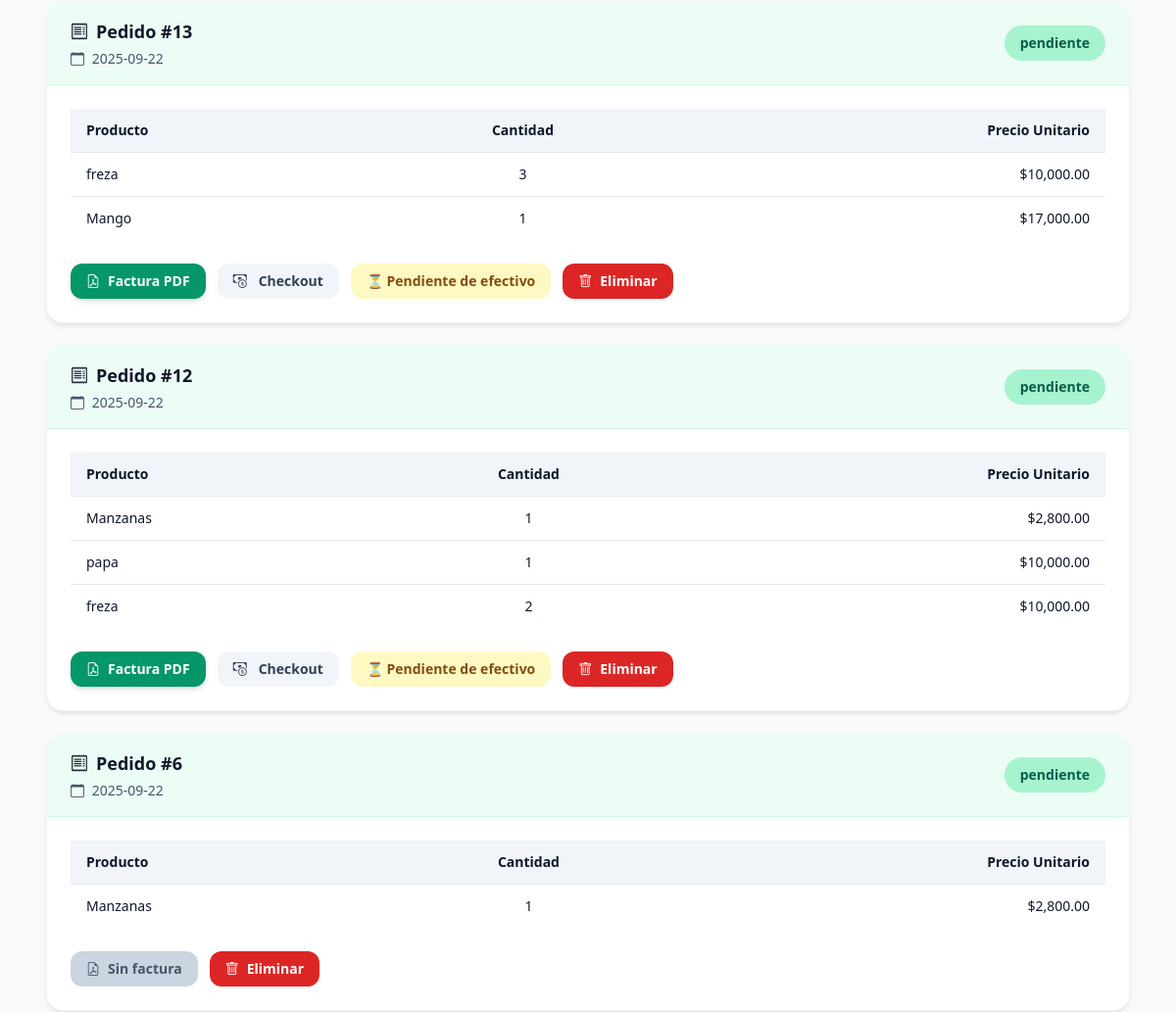
The app's page /view/historialpedidos.php (signed in, middle part), older data.
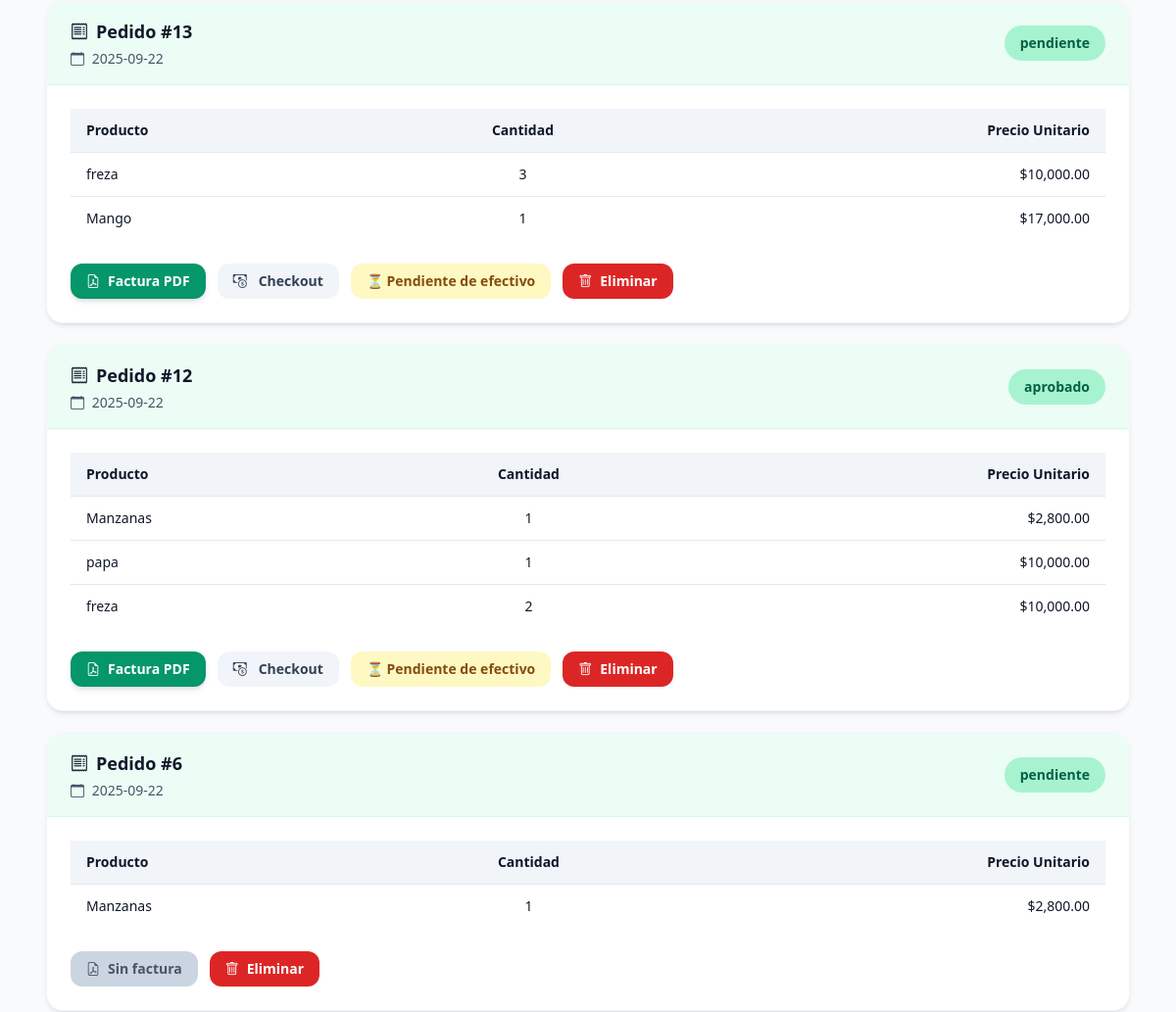
The same page, newer data.
### tables this page shows
CREATE TABLE `pedidos` (
  `id_pedido` int(11) NOT NULL,
  `id_usuario` int(10) DEFAULT NULL,
  `fecha` date DEFAULT NULL,
  `estado` varchar(50) DEFAULT NULL,
  `id_detalle` int(10) DEFAULT NULL
);

CREATE TABLE `pagos` (
  `id_pago` int(11) NOT NULL,
  `id_venta` int(10) DEFAULT NULL,
  `proveedor` varchar(50) DEFAULT NULL,
  `transaccion_id` varchar(100) DEFAULT NULL,
  `monto` int(20) DEFAULT NULL,
  `moneda` varchar(50) DEFAULT NULL,
  `estado` varchar(20) NOT NULL,
  `metodo` varchar(20) DEFAULT NULL,
  `id_pedido` int(11) NOT NULL,
  `preference_id` varchar(100) DEFAULT NULL,
  `fecha_pago` datetime DEFAULT NULL
);

### view/historialpedidos.php (the view, shortened to what the changed rows need)
<?php
require_once '../config/database.php';
$user_id_usuario = $_SESSION['user_id_usuario'];
$stmt = $pdo->prepare('SELECT id_pedido, fecha, estado FROM pedidos WHERE id_usuario = ? ORDER BY fecha DESC');
$stmt->execute([$user_id_usuario]);
$pedidos = $stmt->fetchAll(PDO::FETCH_ASSOC);
?>
<!DOCTYPE html>
<html lang="es">
<head>
    <script src="https://cdn.tailwindcss.com"></script>
    <link rel="stylesheet" href="https://cdn.jsdelivr.net/npm/bootstrap-icons@1.11.3/font/bootstrap-icons.min.css">
</head>
<body class="bg-slate-50 text-slate-900">
    <?php include '../navbar.php'; ?>
    <div class="mx-auto max-w-6xl px-6 py-12">
        <?php if (count($pedidos) === 0): ?>
            <div class="rounded-2xl bg-white shadow-lg ring-1 ring-slate-100 p-8 text-center">
                <i class="bi bi-inbox text-6xl text-slate-300 mb-4 block"></i>
                <p class="text-lg text-slate-600">No tienes pedidos registrados.</p>
            </div>
        <?php else: ?>
            <div class="space-y-6">
                <?php foreach ($pedidos as $pedido): ?>
                    <div class="rounded-2xl bg-white shadow-md ring-1 ring-slate-100 overflow-hidden">
                        <div class="bg-emerald-50 px-6 py-4 border-b border-emerald-100">
                            <div class="flex items-center justify-between flex-wrap gap-4">
                                <div>
                                    <h3 class="text-lg font-bold text-slate-900">
                                        <i class="bi bi-receipt me-2"></i>Pedido #<?= htmlspecialchars($pedido['id_pedido']); ?>
                                    </h3>
                                    <p class="text-sm text-slate-600 mt-1">
                                        <i class="bi bi-calendar me-1"></i> <?= htmlspecialchars($pedido['fecha']); ?>
                                    </p>
                                </div>
                                <span class="inline-block px-4 py-2 rounded-full text-sm font-semibold bg-emerald-200 text-emerald-800">
                                    <?= htmlspecialchars($pedido['estado']); ?>
                                </span>
                            </div>
                        </div>
                        <div class="p-6">
                            <?php
                            $stmtProd = $pdo->prepare('
                                SELECT p.nombre, dp.cantidad, dp.precio_unitario
                                FROM pedido_detalle dp
                                INNER JOIN productos p ON dp.id_producto = p.id_producto
                                WHERE dp.id_pedido = ?
                            ');
                            $stmtProd->execute([$pedido['id_pedido']]);
                            $productos = $stmtProd->fetchAll(PDO::FETCH_ASSOC);
                            $stmtPago = $pdo->prepare('
                                SELECT id_pago, metodo, estado
                                FROM pagos
                                WHERE id_pedido = ?
                                ORDER BY fecha_pago DESC
                                LIMIT 1
                            ');
                            $stmtPago->execute([$pedido['id_pedido']]);
                            $pago = $stmtPago->fetch(PDO::FETCH_ASSOC);
                            ?>
                            <?php if (count($productos) === 0): ?>
                                <div class="rounded-lg bg-yellow-50 border border-yellow-200 p-4 text-yellow-800 text-sm">
                                    <i class="bi bi-exclamation-triangle me-2"></i>No hay productos en este pedido.
                                </div>
                            <?php else: ?>
                                <div class="overflow-x-auto mb-6">
                                    <table class="w-full text-sm">
                                        <thead class="bg-slate-100 border-b border-slate-200">
                                            <tr>
                                                <th class="px-4 py-3 text-left font-semibold">Producto</th>
                                                <th class="px-4 py-3 text-center font-semibold">Cantidad</th>
                                                <th class="px-4 py-3 text-right font-semibold">Precio Unitario</th>
                                            </tr>
                                        </thead>
                                        <tbody class="divide-y divide-slate-200">
                                            <?php foreach ($productos as $prod): ?>
                                                <tr>
                                                    <td class="px-4 py-3"><?= htmlspecialchars($prod['nombre']); ?></td>
                                                    <td class="px-4 py-3 text-center"><?= htmlspecialchars($prod['cantidad']); ?></td>
                                                    <td class="px-4 py-3 text-right">$<?= number_format($prod['precio_unitario'], 2); ?></td>
                                                </tr>
                                            <?php endforeach; ?>
                                        </tbody>
                                    </table>
                                </div>
                            <?php endif; ?>
                            <div class="flex gap-3 flex-wrap">
                                <?php if ($pago && !empty($pago['id_pago'])): ?>
                                    <a href="../controller/generar_factura.php?id_pago=<?= $pago['id_pago']; ?>"
                                       target="_blank" class="inline-flex items-center gap-2 rounded-xl bg-emerald-600 text-white px-4 py-2 text-sm font-semibold hover:bg-emerald-500 shadow-md">
                                        <i class="bi bi-file-earmark-pdf"></i> Factura PDF
                                    </a>
                                    <span class="inline-flex items-center gap-2 rounded-xl bg-slate-100 px-4 py-2 text-sm font-semibold text-slate-700">
                                        <i class="bi bi-cash-coin me-1"></i> <?= ucfirst(htmlspecialchars($pago['metodo'])); ?>
                                    </span>
                                    <span class="inline-flex items-center gap-2 rounded-xl px-4 py-2 text-sm font-semibold <?= $pago['estado'] === 'completado' ? 'bg-green-100 text-green-800' : 'bg-yellow-100 text-yellow-800'; ?>">
                                        <?= $pago['estado'] === 'completado' ? '✓ Pagado' : '⏳ Pendiente de efectivo'; ?>
                                    </span>
                                <?php else: ?>
                                    <button disabled class="inline-flex items-center gap-2 rounded-xl bg-slate-300 text-slate-600 px-4 py-2 text-sm font-semibold cursor-not-allowed">
                                        <i class="bi bi-file-earmark-pdf"></i> Sin factura
                                    </button>
                                <?php endif; ?>
                                <form action="../controller/eliminar_pedido.php" method="POST" class="inline">
                                    <button type="submit" class="inline-flex items-center gap-2 rounded-xl bg-red-600 text-white px-4 py-2 text-sm font-semibold hover:bg-red-700"
                                            onclick="return confirm('¿Seguro que deseas eliminar este pedido?');">
                                        <i class="bi bi-trash"></i> Eliminar
                                    </button>
                                </form>
                            </div>
                        </div>
                    </div>
                <?php endforeach; ?>
            </div>
        <?php endif; ?>
    </div>
</body>
</html>

Row changes from the older to the newer data that the page shows:
changed pedidos id 12: estado "pendiente" → "aprobado"
